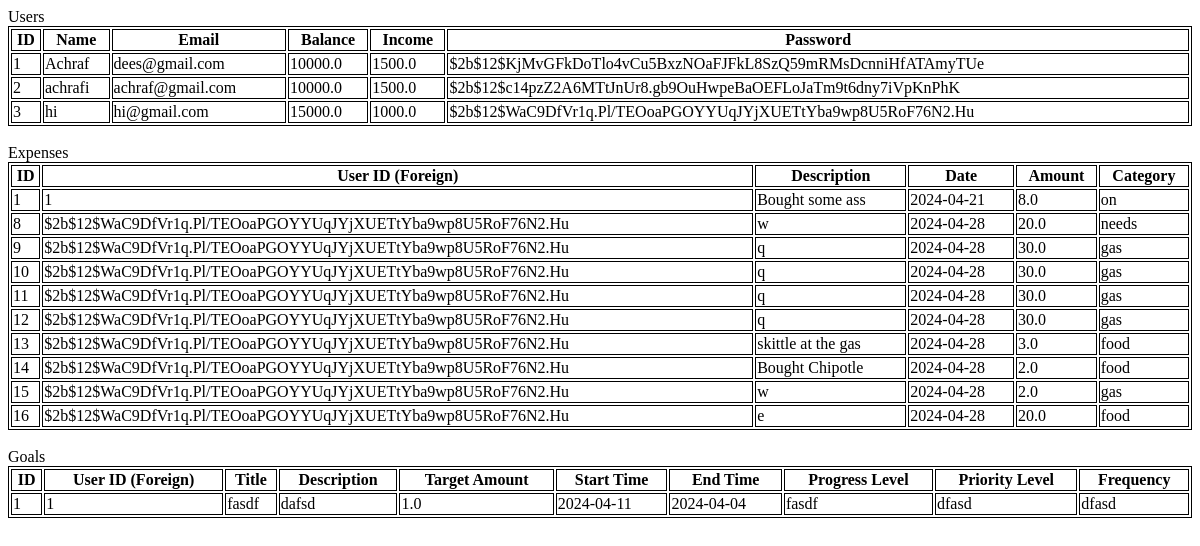
/tables, run on an earlier commit of the app's database.
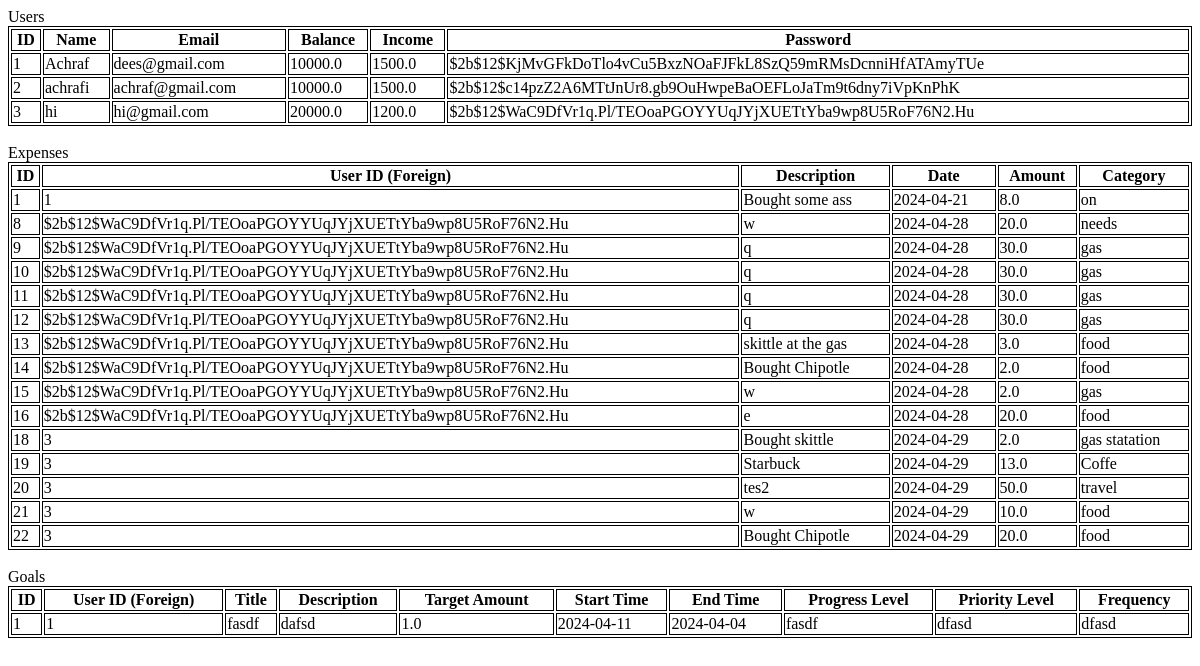
And on a later commit of the database.
### tables this page shows
CREATE TABLE USERSS (ID INTEGER PRIMARY KEY, name TEXT, email TEXT, balance FLOAT, income FLOAT, password TEXT);

CREATE TABLE EXPENSES (ID INTEGER PRIMARY KEY, user_id INTEGER, description TEXT, date TEXT, amount REAL, category TEXT, FOREIGN KEY(user_id) REFERENCES USERS(ID));

CREATE TABLE GOALS (ID INTEGER PRIMARY KEY, user_id INTEGER, title TEXT, description TEXT, target_amount REAL, start_time TEXT, end_time TEXT, progress_level TEXT, priority_level TEXT, frequency TEXT, FOREIGN KEY(user_id) REFERENCES USERS(ID));

### app.py (the view)
@app.route('/tables')
def tables():
  connect = sqlite3.connect('database.db')
  cursor = connect.cursor()
  cursor.execute('SELECT * FROM USERSS')
  users_data = cursor.fetchall()
  cursor.execute('SELECT * FROM EXPENSES')
  expenses_data = cursor.fetchall()
  cursor.execute('SELECT * FROM GOALS')
  goals_data = cursor.fetchall()
  return render_template("tables.html", users_data=users_data, expenses_data=expenses_data, goals_data=goals_data)

### templates/tables.html (shortened to what this page needs)
<!DOCTYPE html>
<html>
	<head>
	</head>
	<body>
    <caption>Users</caption>
		<table style="width:100%">
			<tr>
      <th>ID</th>
			<th>Name</th>
			<th>Email</th>
			<th>Balance</th>
			<th>Income</th>
			<th>Password</th>
			</tr>
			{%for user in users_data%}
			<tr>
				<td>{{user[0]}}</td>
				<td>{{user[1]}}</td>
				<td>{{user[2]}}</td>
				<td>{{user[3]}}</td>
				<td>{{user[4]}}</td>
				<td>{{user[5]}}</td>
				</tr>
			{%endfor%}
		</table>
    <br>
    <caption>Expenses</caption>
    <table style="width:100%">
			<tr>
      <th>ID</th>
			<th>User ID (Foreign)</th>
			<th>Description</th>
			<th>Date</th>
			<th>Amount</th>
			<th>Category</th>
			</tr>
			{%for expense in expenses_data%}
			<tr>
				<td>{{expense[0]}}</td>
				<td>{{expense[1]}}</td>
				<td>{{expense[2]}}</td>
				<td>{{expense[3]}}</td>
				<td>{{expense[4]}}</td>
				<td>{{expense[5]}}</td>
				</tr>
			{%endfor%}
		</table>
    <br>
    <caption>Goals</caption>
    <table style="width:100%">
			<tr>
      <th>ID</th>
			<th>User ID (Foreign)</th>
			<th>Title</th>
			<th>Description</th>
			<th>Target Amount</th>
			<th>Start Time</th>
			<th>End Time</th>
			<th>Progress Level</th>
			<th>Priority Level</th>
			<th>Frequency</th>
			</tr>
			{%for goal in goals_data%}
			<tr>
				<td>{{goal[0]}}</td>
				<td>{{goal[1]}}</td>
				<td>{{goal[2]}}</td>
				<td>{{goal[3]}}</td>
				<td>{{goal[4]}}</td>
				<td>{{goal[5]}}</td>
				<td>{{goal[6]}}</td>
				<td>{{goal[7]}}</td>
				<td>{{goal[8]}}</td>
				<td>{{goal[9]}}</td>
				</tr>
			{%endfor%}
		</table>
	</body>
</html>

### templates/tables.html (style rules this page uses)
table, th, td { border:1px solid black; }

What changed in the data, as far as the page shows it:
changed USERSS "hi": balance "15000.0" → "20000.0"; income "1000.0" → "1200.0"
added EXPENSES: ID "18", user "3", description "Bought skittle", date "2024-04-29", amount "2.0", category "gas statation"
added EXPENSES: ID "19", user "3", description "Starbuck", date "2024-04-29", amount "13.0", category "Coffe"
added EXPENSES: ID "20", user "3", description "tes2", date "2024-04-29", amount "50.0", category "travel"
added EXPENSES: ID "21", user "3", description "w", date "2024-04-29", amount "10.0", category "food"
added EXPENSES: ID "22", user "3", description "Bought Chipotle", date "2024-04-29", amount "20.0", category "food"
